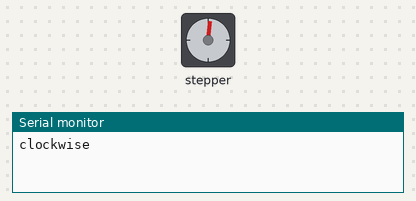
This sketch was run on a simulated Arduino Uno, built with avr-gcc and run on an emulated ATmega328P. On the bench: stepper motor, the last lines printed to the serial monitor. Stepper angles assume 48 steps per turn.

Above: at 0.05 s.
At 0.65 s:
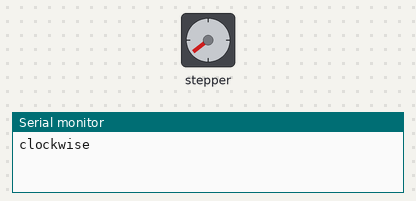
At 1.0 s:
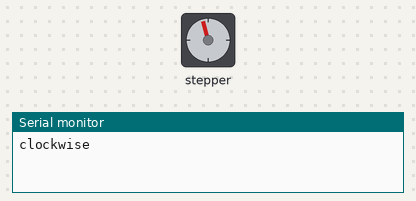
At 2.4 s:
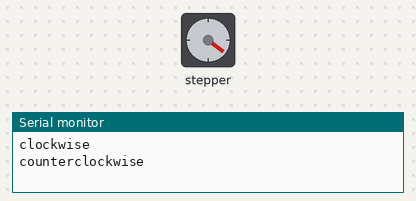
Timing chart, 0 to 6.9 s (numbered marks = the images above):
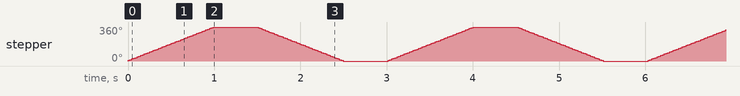

The sketch:

Stepper.ino
```cpp
#include <Stepper.h>

const int stepsPerRevolution = 48;

Stepper myStepper(stepsPerRevolution, 8,9,10,11);

void setup() {

// set the speed at 60 rpm: myStepper.setSpeed(60);
 myStepper.setSpeed(60);

// initialize the serial port: Serial.begin(9600);
Serial.begin(9600);

}

void loop() {

// step one revolution in one direction:

Serial.println("clockwise");

myStepper.step(stepsPerRevolution);

delay(500);

// step one revolution in the other direction:

Serial.println("counterclockwise");

myStepper.step(-stepsPerRevolution);

delay(500);

}
```

Measured:
- by itself, stepper: turns 360° clockwise in 0.99 s, then 360° counter-clockwise in 0.99 s, repeating every 3.0 s
